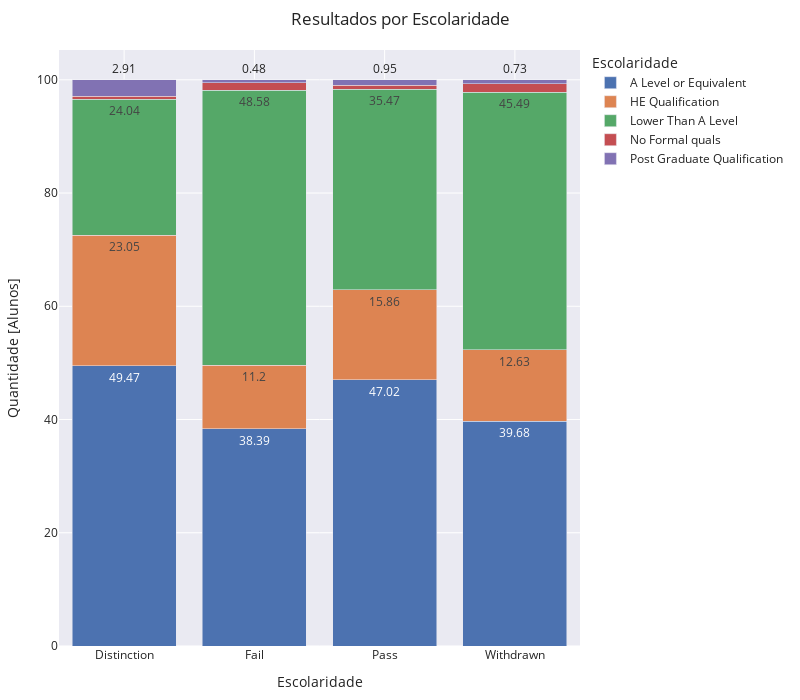

This figure's notebook cell:
### Code cell
df = studentInfo.groupby(['highest_education', 'final_result']).agg({'id_student':'count'}).reset_index().\
    rename(columns={"highest_education": "Escolaridade", "final_result": 'Resultado','id_student': 'Qtde'})

df['Percentual'] = df.apply(lambda x:  round(100 * (x['Qtde'] / df[df['Resultado'] == x['Resultado']]['Qtde'].sum()),2), axis=1)

fig = px.bar(df, x="Resultado", y="Percentual", text='Percentual', color="Escolaridade",
            hover_data=['Percentual'], barmode = 'stack', template='seaborn')

fig.update_layout(
    margin=dict(l=20, r=50, t=50, b=20),
    title = 'Resultados por Escolaridade',
    xaxis_title="Escolaridade",
    yaxis_title="Quantidade [Alunos]",
    legend_title="Escolaridade",
    width=800, 
    height=700,
    uniformtext_minsize=8, 
    uniformtext_mode='hide',
)
 
fig.show()

### Figure 1 — Plotly figure (JSON) as saved in the notebook; plotly's stock layout.template omitted (floating-point values rounded to 4 significant figures)
{"data": [{"alignmentgroup": "True", "hovertemplate": "Escolaridade=A Level or Equivalent<br>Resultado=%{x}<br>Percentual=%{text}<extra></extra>", "legendgroup": "A Level or Equivalent", "marker": {"color": "rgb(76,114,176)", "pattern": {"shape": ""}}, "name": "A Level or Equivalent", "offsetgroup": "A Level or Equivalent", "orientation": "v", "showlegend": true, "text": [49.47, 38.39, 47.02, 39.68], "textposition": "auto", "type": "bar", "x": ["Distinction", "Fail", "Pass", "Withdrawn"], "xaxis": "x", "y": [49.47, 38.39, 47.02, 39.68], "yaxis": "y"}, {"alignmentgroup": "True", "hovertemplate": "Escolaridade=HE Qualification<br>Resultado=%{x}<br>Percentual=%{text}<extra></extra>", "legendgroup": "HE Qualification", "marker": {"color": "rgb(221,132,82)", "pattern": {"shape": ""}}, "name": "HE Qualification", "offsetgroup": "HE Qualification", "orientation": "v", "showlegend": true, "text": [23.05, 11.2, 15.86, 12.63], "textposition": "auto", "type": "bar", "x": ["Distinction", "Fail", "Pass", "Withdrawn"], "xaxis": "x", "y": [23.05, 11.2, 15.86, 12.63], "yaxis": "y"}, {"alignmentgroup": "True", "hovertemplate": "Escolaridade=Lower Than A Level<br>Resultado=%{x}<br>Percentual=%{text}<extra></extra>", "legendgroup": "Lower Than A Level", "marker": {"color": "rgb(85,168,104)", "pattern": {"shape": ""}}, "name": "Lower Than A Level", "offsetgroup": "Lower Than A Level", "orientation": "v", "showlegend": true, "text": [24.04, 48.58, 35.47, 45.49], "textposition": "auto", "type": "bar", "x": ["Distinction", "Fail", "Pass", "Withdrawn"], "xaxis": "x", "y": [24.04, 48.58, 35.47, 45.49], "yaxis": "y"}, {"alignmentgroup": "True", "hovertemplate": "Escolaridade=No Formal quals<br>Resultado=%{x}<br>Percentual=%{text}<extra></extra>", "legendgroup": "No Formal quals", "marker": {"color": "rgb(196,78,82)", "pattern": {"shape": ""}}, "name": "No Formal quals", "offsetgroup": "No Formal quals", "orientation": "v", "showlegend": true, "text": [0.53, 1.35, 0.7, 1.47], "textposition": "auto", "type": "bar", "x": ["Distinction", "Fail", "Pass", "Withdrawn"], "xaxis": "x", "y": [0.53, 1.35, 0.7, 1.47], "yaxis": "y"}, {"alignmentgroup": "True", "hovertemplate": "Escolaridade=Post Graduate Qualification<br>Resultado=%{x}<br>Percentual=%{text}<extra></extra>", "legendgroup": "Post Graduate Qualification", "marker": {"color": "rgb(129,114,179)", "pattern": {"shape": ""}}, "name": "Post Graduate Qualification", "offsetgroup": "Post Graduate Qualification", "orientation": "v", "showlegend": true, "text": [2.91, 0.48, 0.95, 0.73], "textposition": "auto", "type": "bar", "x": ["Distinction", "Fail", "Pass", "Withdrawn"], "xaxis": "x", "y": [2.91, 0.48, 0.95, 0.73], "yaxis": "y"}], "layout": {"barmode": "stack", "height": 700, "legend": {"title": {"text": "Escolaridade"}, "tracegroupgap": 0}, "margin": {"b": 20, "l": 20, "r": 50, "t": 50}, "title": {"text": "Resultados por Escolaridade"}, "uniformtext": {"minsize": 8, "mode": "hide"}, "width": 800, "xaxis": {"anchor": "y", "domain": [0, 1], "title": {"text": "Escolaridade"}}, "yaxis": {"anchor": "x", "domain": [0, 1], "title": {"text": "Quantidade [Alunos]"}}}}
